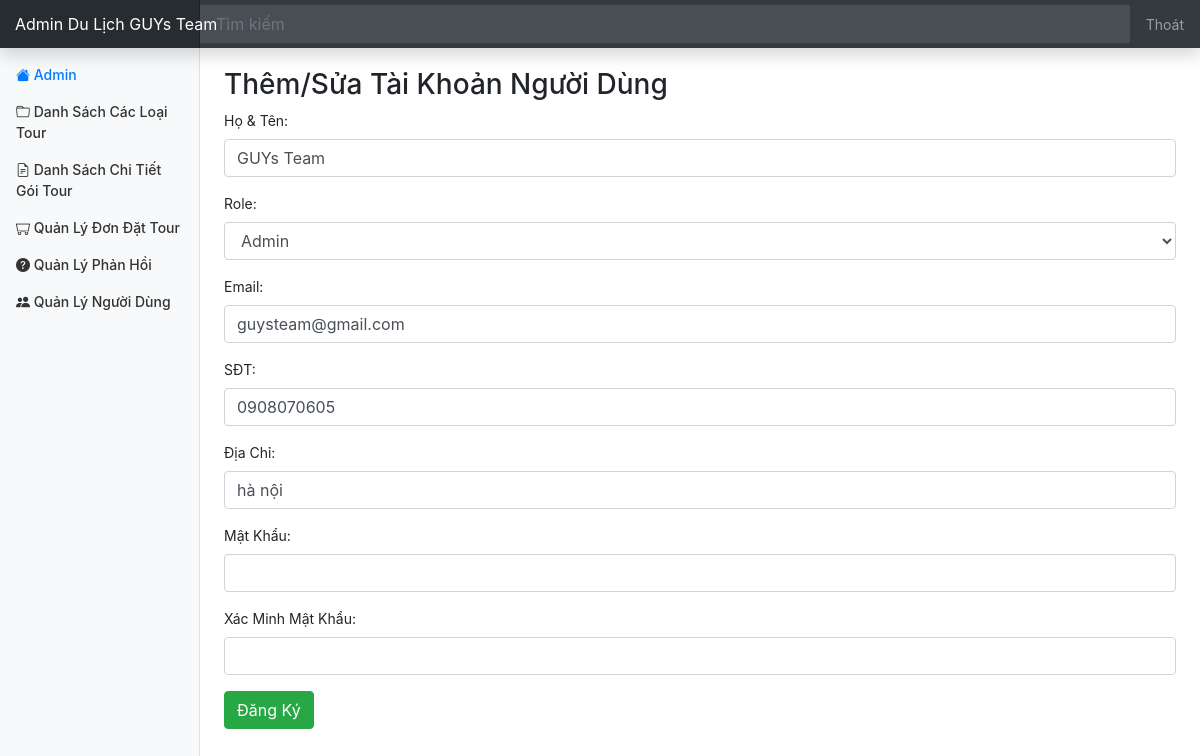
Screenshot of /admin/user/editor.php?id=1 (signed in) with the database file from the repository.
### tables this page shows
CREATE TABLE `User` (
  `id` int(11) NOT NULL,
  `fullname` varchar(50) DEFAULT NULL,
  `email` varchar(150) DEFAULT NULL,
  `phone_number` varchar(20) DEFAULT NULL,
  `address` varchar(200) DEFAULT NULL,
  `password` varchar(32) DEFAULT NULL,
  `role_id` int(11) DEFAULT NULL,
  `created_at` datetime DEFAULT NULL,
  `updated_at` datetime DEFAULT NULL,
  `deleted` int(11) DEFAULT NULL
);

### database/dbhelper.php (called while the page is built, shortened)
<?php
function executeResult($sql, $isSingle = false) {
	$data = null;
	$conn = mysqli_connect(HOST, USERNAME, PASSWORD, DATABASE);
	mysqli_set_charset($conn, 'utf8');
	$resultset = mysqli_query($conn, $sql);
	if($isSingle) {
		$data = mysqli_fetch_array($resultset, 1);
	} else {
		$data = [];
		while(($row = mysqli_fetch_array($resultset, 1)) != null) {
			$data[] = $row;
		}
	}
	return $data;
}

### utils/utility.php (called while the page is built, shortened)
<?php
function fixSqlInject($sql) {
	$sql = str_replace('\\', '\\\\', $sql);
	$sql = str_replace('\'', '\\\'', $sql);
	return $sql;
}
function getGet($key) {
	$value = '';
	if(isset($_GET[$key])) {
		$value = $_GET[$key];
		$value = fixSqlInject($value);
	}
	return trim($value);
}

### admin/user/editor.php (the view, shortened to what this page needs)
<?php
	require_once('../layouts/header.php');
	require_once('form_save.php');
	$id = getGet('id');
	if($id != '' && $id > 0) {
		$sql = "select * from User where id = '$id'";
		$userItem = executeResult($sql, true);
		if($userItem != null) {
			$fullname = $userItem['fullname'];
			$email = $userItem['email'];
			$phone_number = $userItem['phone_number'];
			$address = $userItem['address'];
			$role_id = $userItem['role_id'];
		} else {
			$id = 0;
		}
	} else {
		$id = 0;
	}
	$sql = "select * from Role";
	$roleItems = executeResult($sql);
?>
<div class="row" style="margin-top: 20px;">
	<div class="col-md-12 table-responsive">
		<h3>Thêm/Sửa Tài Khoản Người Dùng</h3>
		<div class="panel panel-primary">
			<div class="panel-body">
				<form method="post" onsubmit="return validateForm();">
					<div class="form-group">
					  <label for="usr">Họ & Tên:</label>
					  <input required="true" type="text" class="form-control" id="usr" name="fullname" value="<?=$fullname?>">
					</div>
					<div class="form-group">
					  <label for="usr">Role:</label>
					  <select class="form-control" name="role_id" id="role_id" required="true">
					  	<?php
					  		foreach($roleItems as $role) {
					  			if($role['id'] == $role_id) {
					  				echo '<option selected value="'.$role['id'].'">'.$role['name'].'</option>';
					  			} else {
					  				echo '<option value="'.$role['id'].'">'.$role['name'].'</option>';
					  			}
					  		}
					  	?>
					  </select>
					</div>
					<div class="form-group">
					  <label for="email">Email:</label>
					  <input required="true" type="email" class="form-control" id="email" name="email" value="<?=$email?>">
					</div>
					<div class="form-group">
					  <label for="phone_number">SĐT:</label>
					  <input required="true" type="tel" class="form-control" id="phone_number" name="phone_number" value="<?=$phone_number?>">
					</div>
					<div class="form-group">
					  <label for="address">Địa Chỉ:</label>
					  <input required="true" type="text" class="form-control" id="address" name="address" value="<?=$address?>">
					</div>
					<div class="form-group">
					  <label for="pwd">Mật Khẩu:</label>
					  <input <?=($id > 0?'':'required="true"')?> type="password" class="form-control" id="pwd" name="password" minlength="6">
					</div>
					<div class="form-group">
					  <label for="confirmation_pwd">Xác Minh Mật Khẩu:</label>
					  <input <?=($id > 0?'':'required="true"')?> type="password" class="form-control" id="confirmation_pwd" minlength="6">
					</div>
					<button class="btn btn-success">Đăng Ký</button>
				</form>
			</div>
		</div>
	</div>
</div>
<?php
	require_once('../layouts/footer.php');
?>

### assets/css/dashboard.css (style rules this page uses)
body { font-size: .875rem; }

### rows the page displays
user: fullname "GUYs Team", email "guysteam@gmail.com", phone_number "0908070605", address "hà nội"

### other values shown
form field role_id "Admin"
